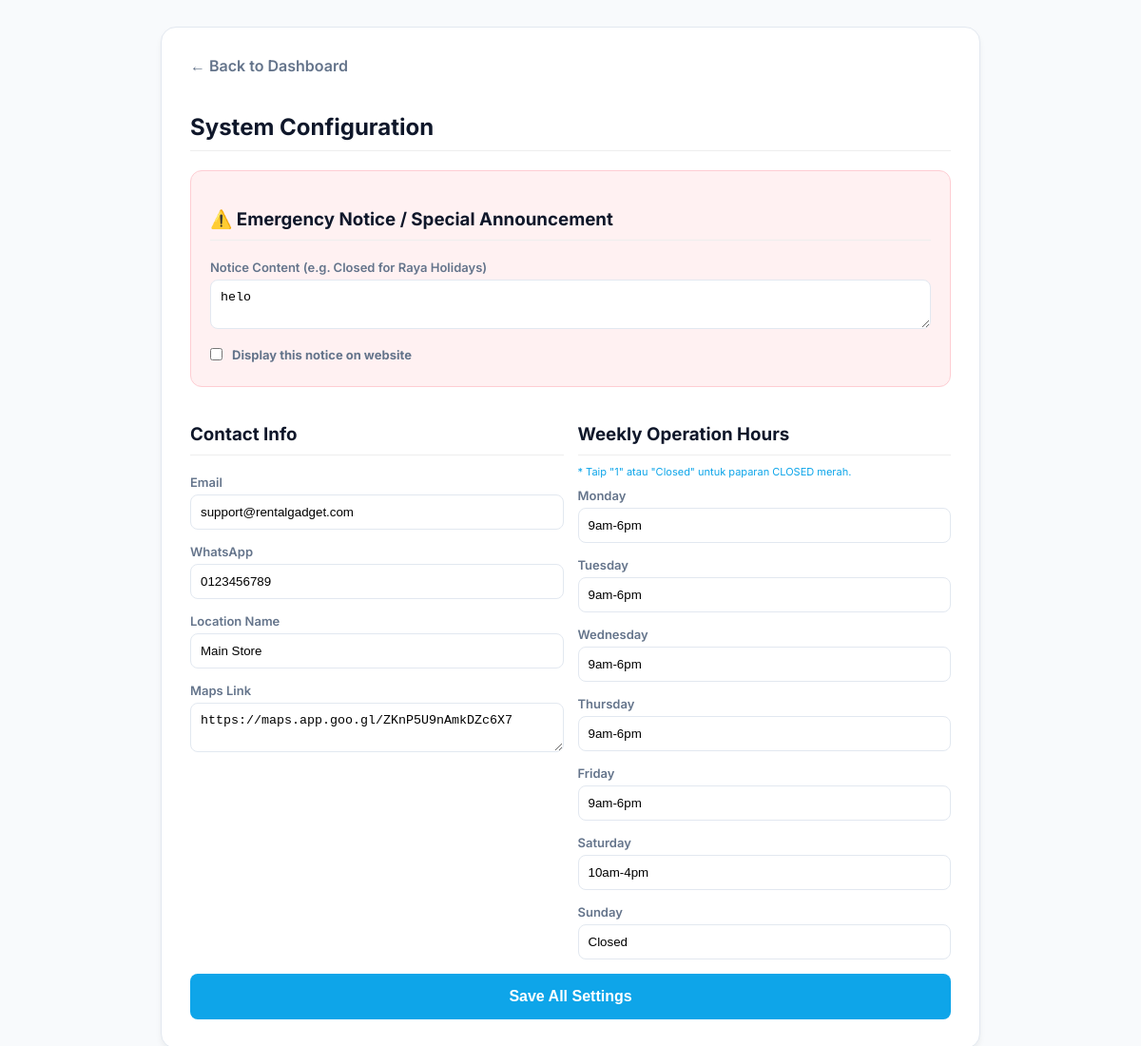
/ADMIN/php/admin_settings.php, run on an earlier commit of the app's database.
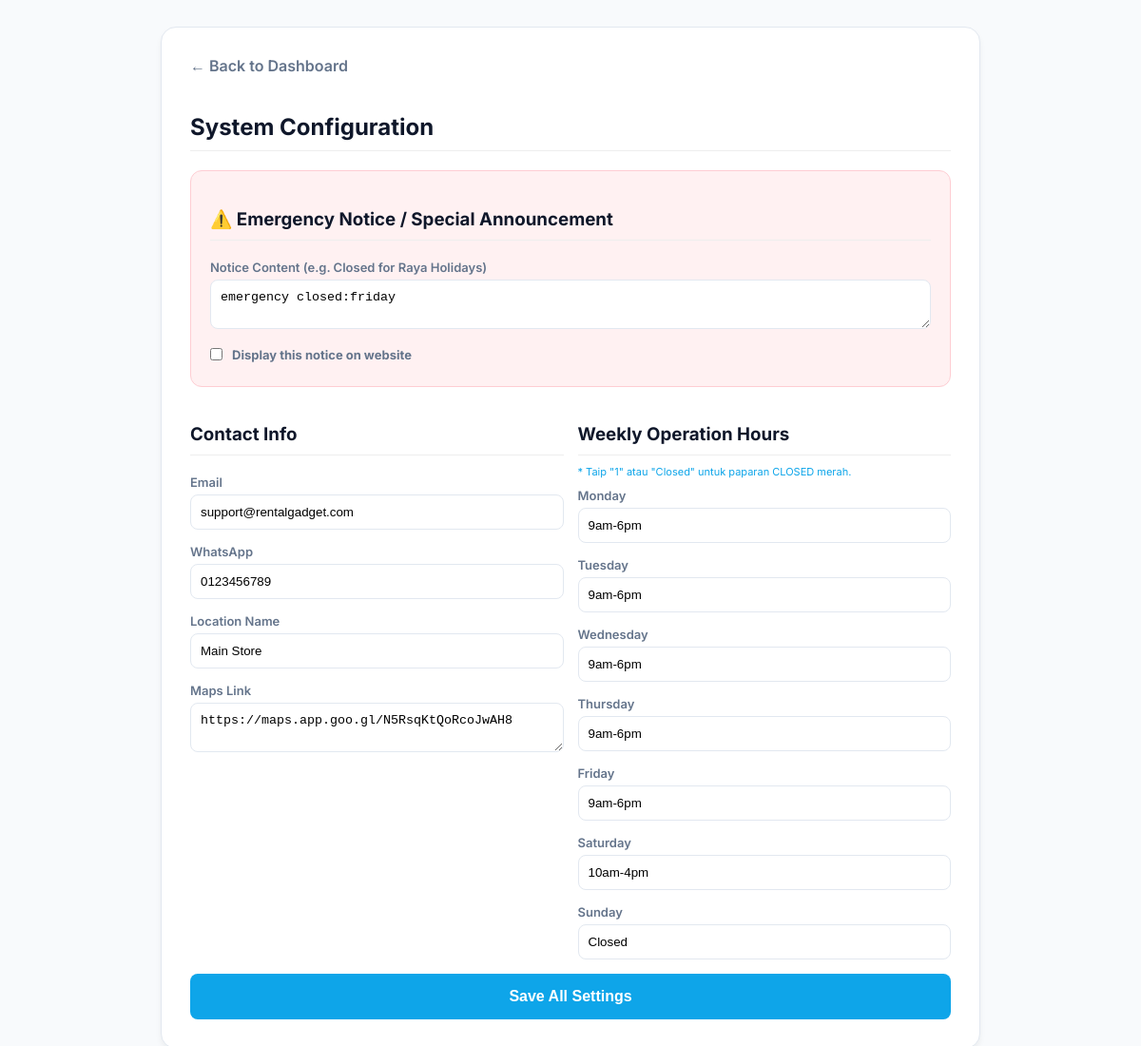
And on a later commit of the database.
### tables this page shows
CREATE TABLE `site_settings` (
  `id` int(11) NOT NULL,
  `site_name` varchar(255) NOT NULL,
  `email` varchar(100) DEFAULT NULL,
  `contact_email` varchar(255) DEFAULT NULL,
  `address` text DEFAULT NULL,
  `logo` varchar(255) DEFAULT NULL,
  `phone` varchar(20) DEFAULT NULL,
  `footer_text` text DEFAULT NULL,
  `whatsapp` varchar(20) DEFAULT NULL,
  `location_name` varchar(255) DEFAULT NULL,
  `map_link` text DEFAULT NULL,
  `special_notice` text DEFAULT NULL,
  `show_notice` tinyint(1) DEFAULT 0,
  `mon_hours` varchar(50) DEFAULT '09:00 - 18:00',
  `tue_hours` varchar(50) DEFAULT '09:00 - 18:00',
  `wed_hours` varchar(50) DEFAULT '09:00 - 18:00',
  `thu_hours` varchar(50) DEFAULT '09:00 - 18:00',
  `fri_hours` varchar(50) DEFAULT '09:00 - 18:00',
  `sat_hours` varchar(50) DEFAULT '09:00 - 18:00',
  `sun_hours` varchar(50) DEFAULT 'Closed'
);

### ADMIN/php/admin_settings.php (the view, shortened to what this page needs)
<?php
$host = "localhost"; $user = "root"; $pass = ""; $dbname = "admin";
$conn = new mysqli($host, $user, $pass, $dbname);
$res = $conn->query("SELECT * FROM site_settings WHERE id=1");
$s = $res->fetch_assoc();
?>
<!DOCTYPE html>
<html lang="en">
<head>
</head>
<body>
    <div class="card">
        <a href="dashboard.php" class="back-link">← Back to Dashboard</a>
        <h2>System Configuration</h2>
        <form method="POST">
            <div class="notice-box">
                <h3>⚠️ Emergency Notice / Special Announcement</h3>
                <label>Notice Content (e.g. Closed for Raya Holidays)</label>
                <textarea name="special_notice" rows="2" placeholder="Enter reason for closure..."><?php echo $s['special_notice']; ?></textarea>
                <label style="display: flex; align-items: center; gap: 10px; cursor:pointer;">
                    <input type="checkbox" name="show_notice" style="width:auto; margin:0;" <?php if($s['show_notice']) echo 'checked'; ?>>
                    <strong>Display this notice on website</strong>
                </label>
            </div>
            <div class="grid">
                <div>
                    <h3>Contact Info</h3>
                    <label>Email</label>
                    <input type="email" name="email" value="<?php echo $s['email']; ?>">
                    <label>WhatsApp</label>
                    <input type="text" name="whatsapp" value="<?php echo $s['whatsapp']; ?>">
                    <label>Location Name</label>
                    <input type="text" name="loc_name" value="<?php echo $s['location_name']; ?>">
                    <label>Maps Link</label>
                    <textarea name="map_link"><?php echo $s['map_link']; ?></textarea>
                </div>
                <div>
                    <h3>Weekly Operation Hours</h3>
                    <span class="hint">* Taip "1" atau "Closed" untuk paparan CLOSED merah.</span>
                    <label>Monday</label><input type="text" name="mon" value="<?php echo $s['mon_hours']; ?>">
                    <label>Tuesday</label><input type="text" name="tue" value="<?php echo $s['tue_hours']; ?>">
                    <label>Wednesday</label><input type="text" name="wed" value="<?php echo $s['wed_hours']; ?>">
                    <label>Thursday</label><input type="text" name="thu" value="<?php echo $s['thu_hours']; ?>">
                    <label>Friday</label><input type="text" name="fri" value="<?php echo $s['fri_hours']; ?>">
                    <label>Saturday</label><input type="text" name="sat" value="<?php echo $s['sat_hours']; ?>">
                    <label>Sunday</label><input type="text" name="sun" value="<?php echo $s['sun_hours']; ?>">
                </div>
            </div>
            <button type="submit" class="btn-save">Save All Settings</button>
        </form>
    </div>
</body>
</html>

What changed in the data, as far as the page shows it:
changed site_settings "support@rentalgadget.com": special_notice "helo" → "emergency closed:friday"; map_link "https://maps.app.goo.gl/ZKnP5U9nAmkDZc6X7" → "https://maps.app.goo.gl/N5RsqKtQoRcoJwAH8"
